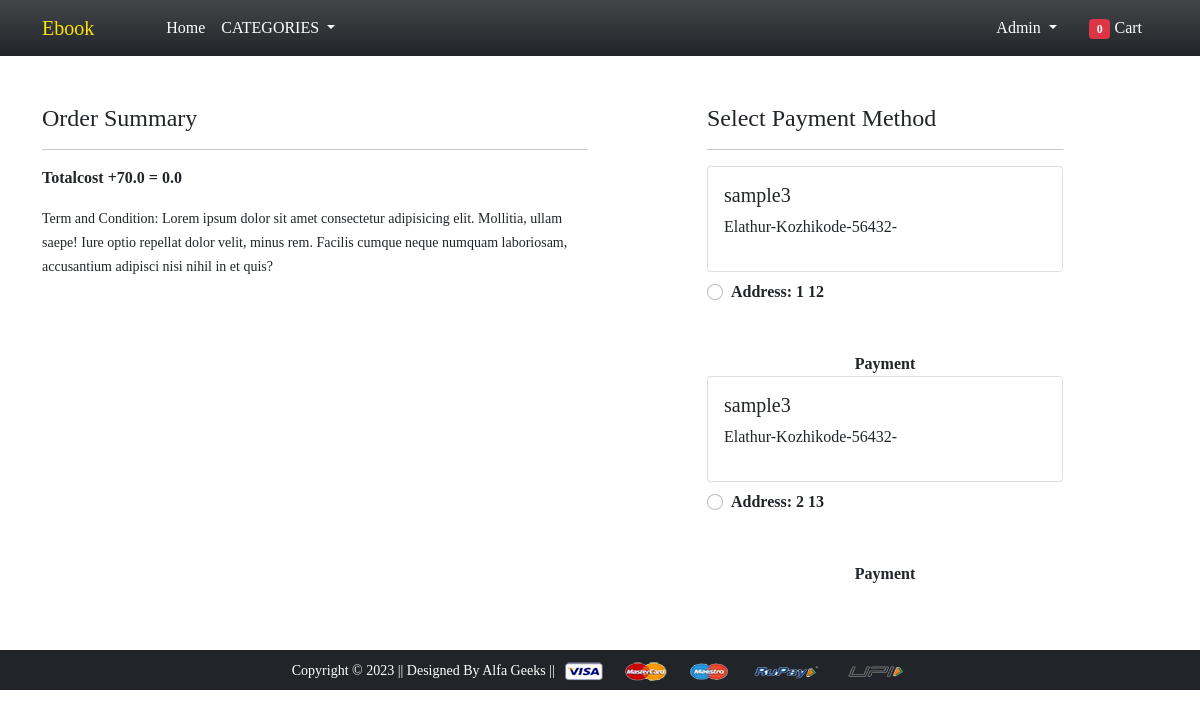
Screenshot of /checkout/ (signed in) with the database file from the repository.
### app/models.py (models this page shows, shortened)
class Customer(models.Model):
    user = models.ForeignKey(User,on_delete=models.CASCADE)
    name = models.CharField(max_length=100)
    locality = models.CharField(max_length=100)
    city = models.CharField(max_length=50)
    zipcode = models.IntegerField()

### app/views.py (the view)
# urls.py: path('checkout/', views.checkout, name='checkout'),
@login_required
def checkout(request):
    user = request.user
    load_dotenv()
    paypal_client_id = os.getenv('PAYPAL_CLIENT_ID')
    add = Customer.objects.filter(user=user)
    cart_items = Cart.objects.filter(user=user)
    amount = 0.0
    total_amount = 0.0
    cart_product = [p for p in Cart.objects.all() if p.user == request.user]
    if request.user.is_authenticated:
            totalitems = len(Cart.objects.filter(user=request.user))
    if cart_product:
        for p in cart_product:
            temamount=(p.quatity * p.product.selling_price)
            amount =temamount
        total_amount=amount
    context={'add':add,'totalamount':total_amount,'cartitems':cart_items,'totalitems':totalitems,'paypal_client_id': paypal_client_id}
    return render(request, 'app/checkout.html',context)

### app/templates/app/checkout.html (shortened to what this page needs)
{% extends 'app/base.html' %}
{% load static %}
{% block main-content %}
<div class="container">
 <div class="row mt-5">
  <div class="col-sm-6">
    <h4>Order Summary</h4>
    <hr>
      <p class="fw-bold">Totalcost +70.0 = {{totalamount}}</p>
    <small>Term and Condition: Lorem ipsum dolor sit amet consectetur adipisicing elit. Mollitia, ullam saepe! Iure optio repellat dolor velit, minus rem. Facilis cumque neque numquam laboriosam, accusantium adipisci nisi nihil in et quis?</small>
  </div>
  <div class="col-sm-4 offset-sm-1">
    <h4>Select Payment Method</h4>
    <hr>
    <form action="/paymentdone" id="myform">
      {% for ad in add %}
      <div class="card">
        <div class="card-body">
        <h5>{{ad.name}}</h5>
        <p>{{ad.locality}}-{{ad.city}}-{{ad.zipcode}}-{{ad.state}}</p>
        </div>
      </div>
        <div class="form-check mt-2 mb-5">
          <input class="form-check-input" type="radio" name="custid" id="custadd{{forloop.counter}}" value="{{ad.id}}">
          <label class="form-check-label fw-bold" for="custadd{{forloop.counter}}">
            Address: {{forloop.counter}} {{ad.id}}</label>
        </div>
        <div class="text-center"><b>Payment</b></div>
        {% endfor %}
      </form>
    </div>
  </div>
</div>
{% endblock main-content %}

### app/templates/app/base.html (shortened to what this page needs)
{% load static %}
<!doctype html>
<html lang="en">
<head>
  <link href="https://cdn.jsdelivr.net/npm/bootstrap@5.0.0-beta1/dist/css/bootstrap.min.css" rel="stylesheet"
>
  <link rel="stylesheet" href="{% static 'css/owl.carousel.min.css' %}">
  <link rel="stylesheet" href="{% static 'css/all.min.css' %}">
  <link rel="stylesheet" href="{% static '/css/style.css' %}">
</head>
<body>
  <nav class="navbar navbar-expand-lg navbar-dark bg-gradient bg-dark">
    <div class="container">
      <a class="navbar-brand font-italic font-weight-bold" href="/"><span id="brand-name" class="font-italic font-weight-bold pe-5"
        style="color: rgba(255,226,0,1)">Ebook</span></a>
      <div class="collapse navbar-collapse" id="navbarSupportedContent">
        <ul class="navbar-nav me-auto mb-2 mb-lg-0">
          <li class="nav-item">
            <a class="nav-link active" aria-current="page" href="/">Home</a>
          </li>
          <li class="nav-item dropdown">
            <a class="nav-link dropdown-toggle text-white" href="#" id="electronicsDropdown" role="button"
              data-bs-toggle="dropdown" aria-expanded="false">
            CATEGORIES
            </a>
          </li>
        </ul>
        <div>
          <ul class="navbar-nav me-auto mb-2 mb-lg-0">
            {% if request.user.is_authenticated %}
            <li class="nav-item dropdown mx-2">
              <a class="nav-link dropdown-toggle text-white" href="#" id="profileDropdown" role="button"
                data-bs-toggle="dropdown" aria-expanded="false">
                {{request.user.username|title}}
              </a>
            </li>
            <li class="nav-item mx-2">
              <a href="{% url 'showcart' %}" class="nav-link text-white"><span class="badge bg-danger">{{totalitems}}</span> Cart
              </a>
            </li>
            {% endif %}
          </ul>
        </div>
      </div>
    </div>
  </nav>
  {% block main-content %} {% endblock main-content %}
  <footer class="container-fluid bg-dark text-center p-2 mt-5">
    <small class="text-white">Copyright &copy; 2023 || Designed By Alfa Geeks || </small>
    <img src="{% static 'images/payment.png' %}" alt="" srcset="" class="img-fluid" height="2px">
  </footer>
</body>
</html>

### static/css/style.css (style rules this page uses)
* { font-family: serif; }

### rows the page displays
Customer: name "sample3", locality "Elathur", city "Kozhikode", zipcode "56432", id "12"
Customer: name "sample3", locality "Elathur", city "Kozhikode", zipcode "56432", id "13"

### other values shown
{{ request.user.username|title }} "Admin"
{{ totalitems }} "0"
{{ totalamount }} "0.0"
